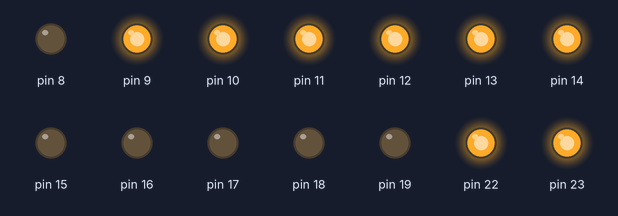
The sketch below on a simulated Arduino Uno, built with avr-gcc and run on an emulated ATmega328P. On the bench: output pins drawn as LEDs (lit = HIGH).

Above: at 0.02 s.
At 0.37 s:
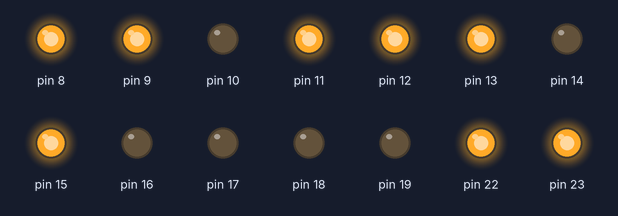
At 0.72 s:
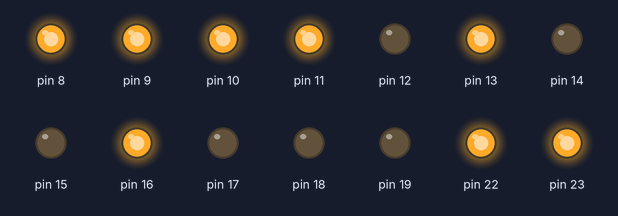
At 1.47 s:
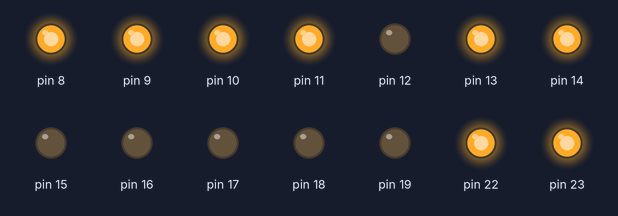
At 2.17 s:
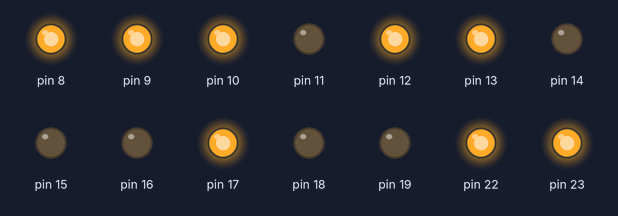
At 2.92 s:
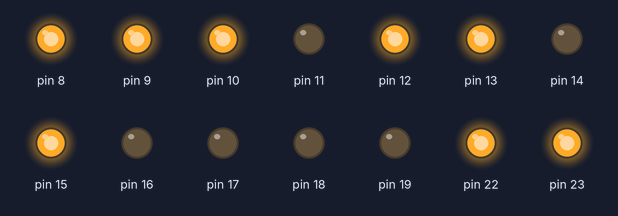
Timing chart, 0 to 3.2 s (numbered marks = the images above):
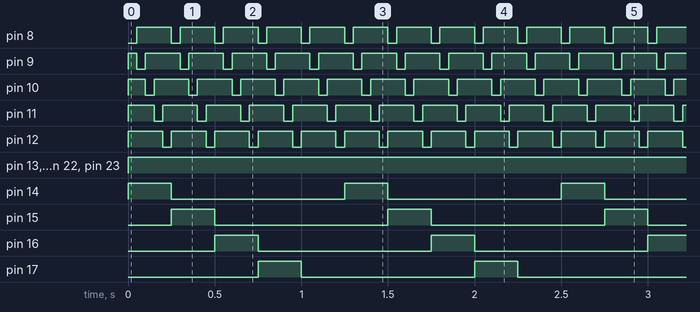

The sketch:

7.3.ino
```cpp
#include <avr/io.h>
#include <util/delay.h>
#include <avr/interrupt.h>

int main()
{
  Serial.begin(2000000);
  DDRB = 0xFF;
  DDRC = 0xFF;
  PORTB = 0xFF;
  PORTC = 0x00;
  int i = 0;
  int j = 0;
  while(true){
    while(i < 5){
      PORTC = 1 << (i);
      j = 0;
      while(j < 5){
        PORTB = ~(1 << (j));
        _delay_ms(50);
        j++;
      }
      i++;
    }

    if(i == 5){
      i = 0;
    }
    if(j == 5){
      j = 0;
    }
  }
}
```

Measured:
- by itself, pin 8, pin 11, pin 12: alternates HIGH for 0.20 s and LOW for 0.05 s
- by itself, pin 9, pin 10: repeats every 0.25 s: LOW 0.05 s, HIGH 0.20 s
- by itself, pin 13, pin 22, pin 23: LOW → HIGH at 0.00 s
- by itself, pin 14–18: alternates HIGH for 0.25 s and LOW for 1.0 s
